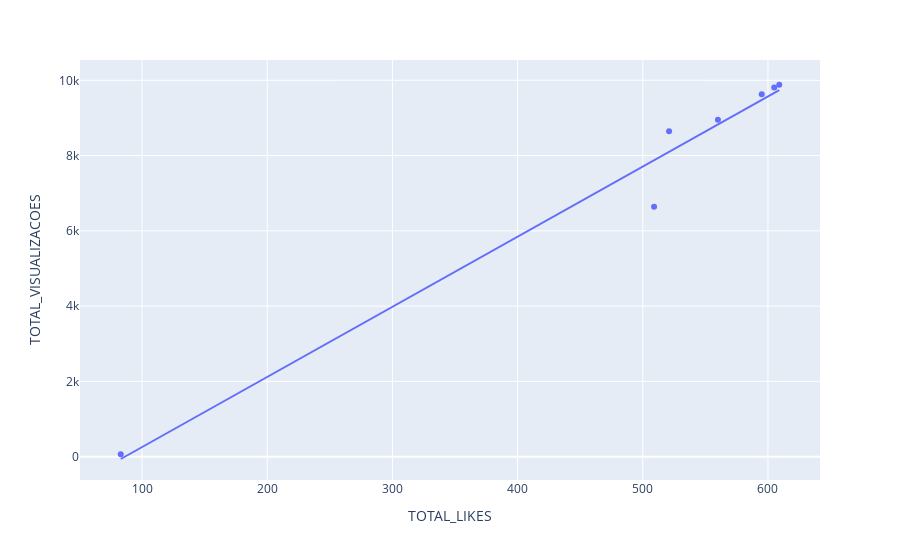

The notebook cell saved with this chart:
### Code cell
fig = px.scatter(base, x=coluna_analise, y='TOTAL_VISUALIZACOES', trendline='ols')
fig.show()

### Figure 1 — Plotly figure (JSON) as saved in the notebook; plotly's stock layout.template omitted (floating-point values rounded to 4 significant figures)
{"data": [{"hovertemplate": "TOTAL_LIKES=%{x}<br>TOTAL_VISUALIZACOES=%{y}<extra></extra>", "legendgroup": "", "marker": {"color": "#636efa", "symbol": "circle"}, "mode": "markers", "name": "", "orientation": "v", "showlegend": false, "type": "scatter", "x": [609, 605, 595, 560, 521, 509, 83], "xaxis": "x", "y": [9882, 9806, 9632, 8950, 8649, 6637, 64], "yaxis": "y"}, {"hovertemplate": "<b>OLS trendline</b><br>TOTAL_VISUALIZACOES = 18.6348 * TOTAL_LIKES + -1609.48<br>R<sup>2</sup>=0.974178<br><br>TOTAL_LIKES=%{x}<br>TOTAL_VISUALIZACOES=%{y} <b>(trend)</b><extra></extra>", "legendgroup": "", "marker": {"color": "#636efa", "symbol": "circle"}, "mode": "lines", "name": "", "showlegend": false, "type": "scatter", "x": [83, 509, 521, 560, 595, 605, 609], "xaxis": "x", "y": [-62.79, 7876.0, 8099.0, 8826.0, 9478.0, 9665.0, 9739.0], "yaxis": "y"}], "layout": {"legend": {"tracegroupgap": 0}, "margin": {"t": 60}, "xaxis": {"anchor": "y", "domain": [0, 1], "title": {"text": "TOTAL_LIKES"}}, "yaxis": {"anchor": "x", "domain": [0, 1], "title": {"text": "TOTAL_VISUALIZACOES"}}}}
